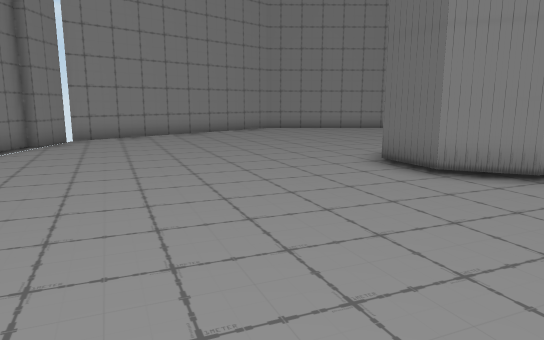
View 1 (above)

12 first-person views from a walk through a scene from a Unity 3-D project. The camera is 1.3 m above the floor, tilts 10° down and sees 70° across. The floor is counted in squares, 1 m on a side. Each view is taken from the middle of a square. On the plan, view 1 faces up. The plan holds only what a view shows up to about 16 squares ahead; the rest is blank. The place goes on beyond the plan.

View 2
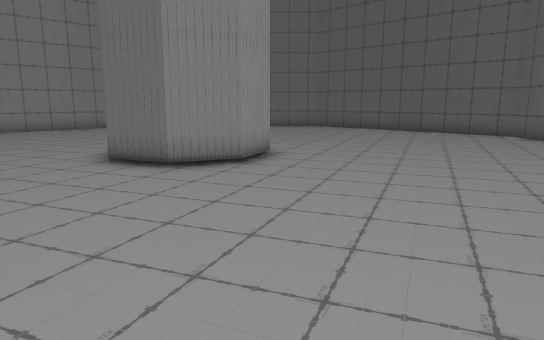

View 3
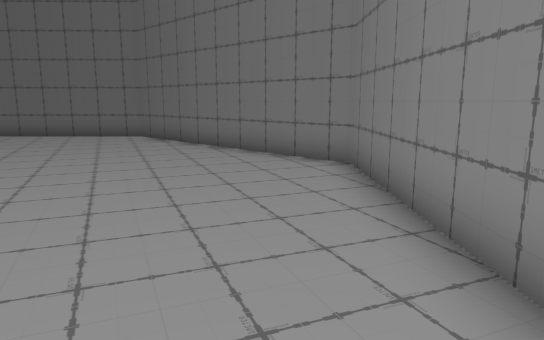

View 4
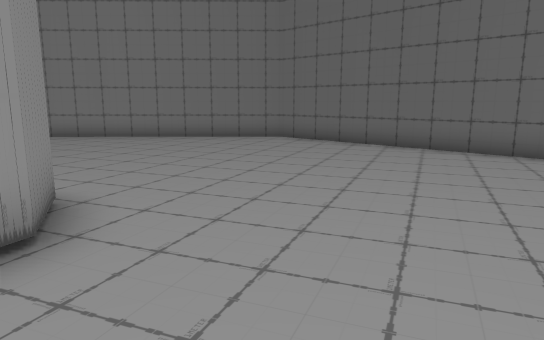

View 5
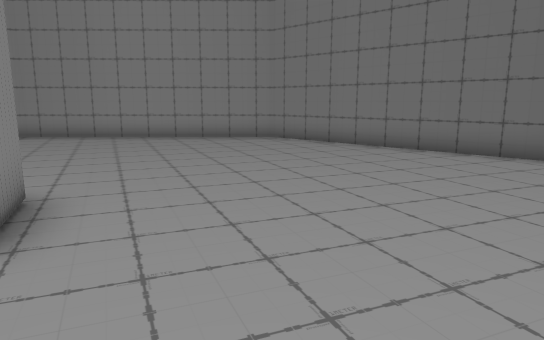

View 6
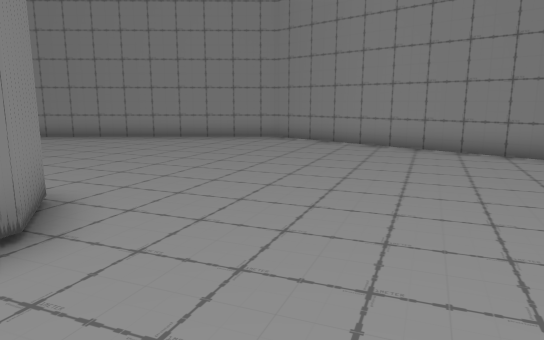

View 7
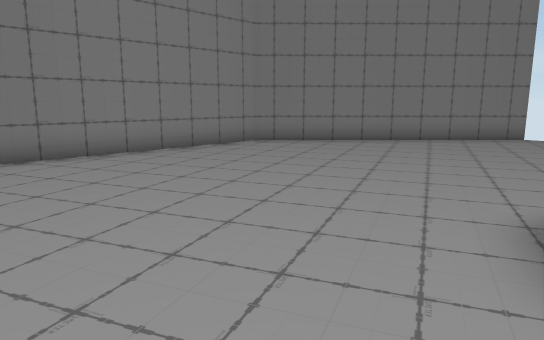

View 8
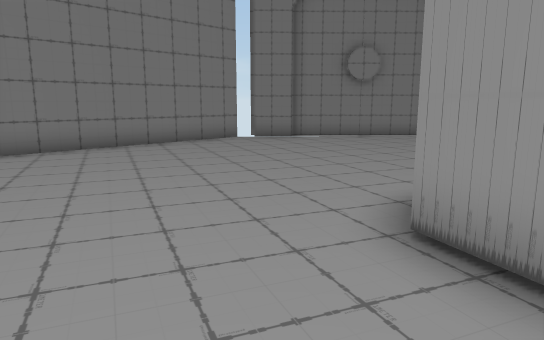

View 9
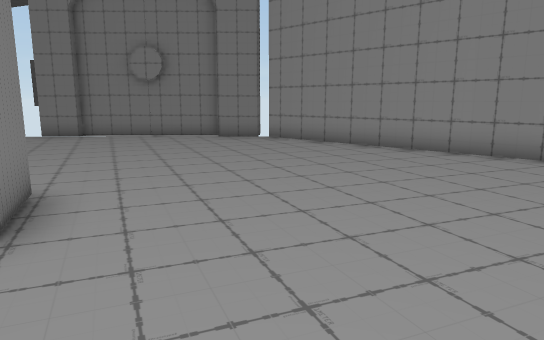

View 10
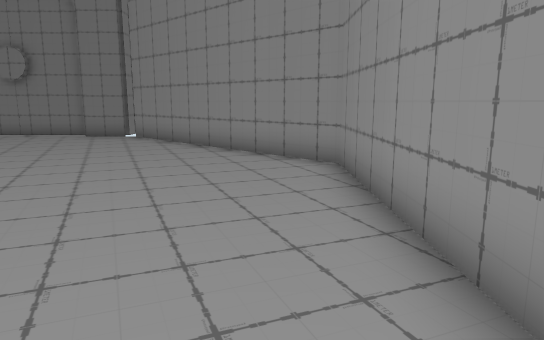

View 11
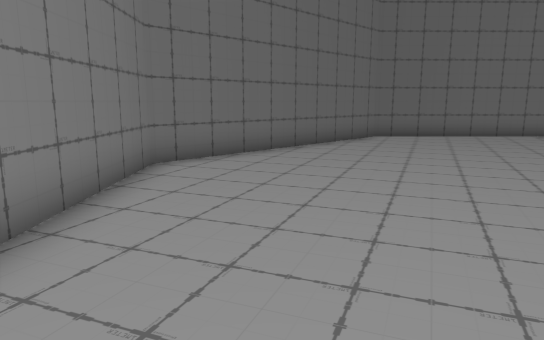

View 12
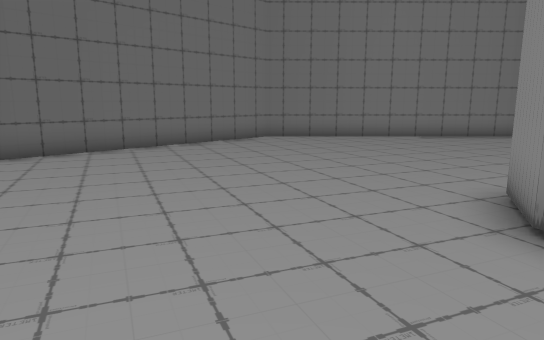

### Floor plan
Points are (right, up) in squares from view 1. A wall is a line through its corners. A room is listed if a view was taken in it or the views show most of it. See-through windows are left out.
Room 1 (views 1, 2, 3, 4, 5, 6, 7, 8, 9, 10, 11, 12)
walls: (2.9, 9.8) (4.4, 10.4) (5.9, 9.8) (6.5, 8.4) (5.9, 6.9) (4.4, 6.3) (3, 6.9) (2.3, 8.5); (-6.6, 12.6) (-6.6, 11); (-6.9, 12.5) (-6.9, 4.1); (-6.6, 5.8) (-6.6, 4.2); (-6.6, 3.8) (0, -2.7) (9.2, -2.7) (15.6, 3.9) (15.6, 13) (9, 19.5) (-0.2, 19.4) (-6.7, 12.8)
ways out: gap at (-7, 4)

Positions as (right, up) in squares from view 1, and headings:
1: (0, 0), facing up
2: (-1, 0), facing up-right
3: (1, -1), facing right
4: (5, 3), facing up-right
5: (9, 5), facing up
6: (10, 9), facing up-left
7: (9, 7), facing down-left
8: (8, 5), facing left
9: (8, 13), facing left
10: (8, 18), facing left
11: (8, 17), facing down-right
12: (9, 12), facing down
